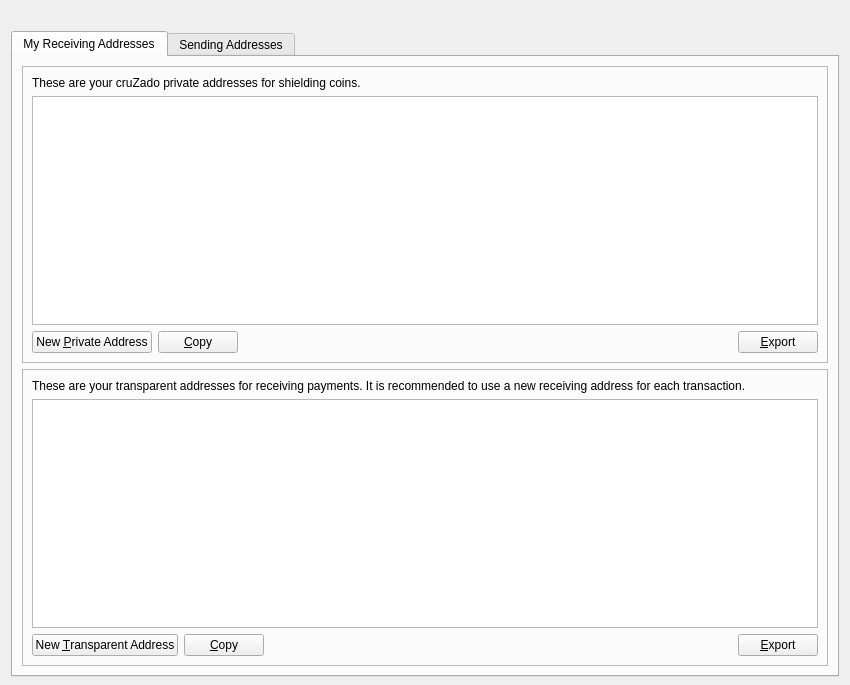
<?xml version="1.0" encoding="UTF-8"?>
<ui version="4.0">
 <class>AddressBookPage</class>
 <widget class="QDialog" name="AddressBookPage">
  <property name="geometry">
   <rect>
    <x>0</x>
    <y>0</y>
    <width>850</width>
    <height>685</height>
   </rect>
  </property>
  <property name="windowTitle">
   <string>Send Coins</string>
  </property>
  <layout class="QVBoxLayout" name="verticalLayout" stretch="0,0">
   <property name="bottomMargin">
    <number>8</number>
   </property>
   <item>
    <widget class="QLabel" name="labelLogo">
     <property name="text">
      <string/>
     </property>
     <property name="pixmap">
      <pixmap resource="../bitcoin.qrc">:/images/logo</pixmap>
     </property>
     <property name="margin">
      <number>10</number>
     </property>
    </widget>
   </item>
   <item>
    <widget class="QTabWidget" name="tabWidget">
     <property name="currentIndex">
      <number>0</number>
     </property>
     <widget class="QWidget" name="tabReceivingAddress">
      <attribute name="title">
       <string>My Receiving Addresses</string>
      </attribute>
      <layout class="QVBoxLayout" name="verticalLayout_5">
       <item>
        <widget class="QFrame" name="frameReceivingAddress">
         <property name="frameShape">
          <enum>QFrame::StyledPanel</enum>
         </property>
         <property name="frameShadow">
          <enum>QFrame::Raised</enum>
         </property>
         <layout class="QVBoxLayout" name="verticalLayout_2">
          <item>
           <widget class="QLabel" name="labelExplanation_1">
            <property name="text">
             <string>These are your cruZado private addresses for shielding coins.</string>
            </property>
            <property name="textFormat">
             <enum>Qt::PlainText</enum>
            </property>
            <property name="wordWrap">
             <bool>true</bool>
            </property>
           </widget>
          </item>
          <item>
           <widget class="QTableView" name="tableViewReceivingZ">
            <property name="contextMenuPolicy">
             <enum>Qt::CustomContextMenu</enum>
            </property>
            <property name="toolTip">
             <string/>
            </property>
            <property name="tabKeyNavigation">
             <bool>false</bool>
            </property>
            <property name="alternatingRowColors">
             <bool>true</bool>
            </property>
            <property name="selectionMode">
             <enum>QAbstractItemView::SingleSelection</enum>
            </property>
            <property name="selectionBehavior">
             <enum>QAbstractItemView::SelectRows</enum>
            </property>
            <property name="sortingEnabled">
             <bool>true</bool>
            </property>
            <attribute name="verticalHeaderVisible">
             <bool>false</bool>
            </attribute>
           </widget>
          </item>
          <item>
           <layout class="QHBoxLayout" name="horizontalLayout_1">
            <item>
             <widget class="QPushButton" name="newReceivingZAddress">
              <property name="toolTip">
               <string>Create a new address</string>
              </property>
              <property name="text">
               <string>New &amp;Private Address</string>
              </property>
              <property name="icon">
               <iconset resource="../bitcoin.qrc">
                <normaloff>:/images/add2</normaloff>:/images/add2</iconset>
              </property>
              <property name="autoDefault">
               <bool>false</bool>
              </property>
             </widget>
            </item>
            <item>
             <widget class="QPushButton" name="copyReceivingZAddress">
              <property name="toolTip">
               <string>Copy the currently selected address to the system clipboard</string>
              </property>
              <property name="text">
               <string>&amp;Copy</string>
              </property>
              <property name="icon">
               <iconset resource="../bitcoin.qrc">
                <normaloff>:/images/copy</normaloff>:/images/copy</iconset>
              </property>
              <property name="autoDefault">
               <bool>false</bool>
              </property>
             </widget>
            </item>
            <item>
             <spacer name="horizontalSpacer_1">
              <property name="orientation">
               <enum>Qt::Horizontal</enum>
              </property>
              <property name="sizeHint" stdset="0">
               <size>
                <width>40</width>
                <height>20</height>
               </size>
              </property>
             </spacer>
            </item>
            <item>
             <widget class="QPushButton" name="exportReceivingZAddress">
              <property name="toolTip">
               <string>Export the data in the current tab to a file</string>
              </property>
              <property name="text">
               <string>&amp;Export</string>
              </property>
              <property name="icon">
               <iconset resource="../bitcoin.qrc">
                <normaloff>:/images/export</normaloff>:/images/export</iconset>
              </property>
              <property name="autoDefault">
               <bool>false</bool>
              </property>
             </widget>
            </item>
           </layout>
          </item>
         </layout>
        </widget>
       </item>
       <item>
        <widget class="QFrame" name="frameReceivingZAddress">
         <property name="frameShape">
          <enum>QFrame::StyledPanel</enum>
         </property>
         <property name="frameShadow">
          <enum>QFrame::Raised</enum>
         </property>
         <layout class="QVBoxLayout" name="verticalLayout_3">
          <item>
           <widget class="QLabel" name="labelExplanation_2">
            <property name="text">
             <string>These are your transparent addresses for receiving payments. It is recommended to use a new receiving address for each transaction.</string>
            </property>
            <property name="textFormat">
             <enum>Qt::PlainText</enum>
            </property>
            <property name="wordWrap">
             <bool>true</bool>
            </property>
           </widget>
          </item>
          <item>
           <widget class="QTableView" name="tableViewReceivingT">
            <property name="contextMenuPolicy">
             <enum>Qt::CustomContextMenu</enum>
            </property>
            <property name="toolTip">
             <string>Right-click to edit address or label</string>
            </property>
            <property name="tabKeyNavigation">
             <bool>false</bool>
            </property>
            <property name="alternatingRowColors">
             <bool>true</bool>
            </property>
            <property name="selectionMode">
             <enum>QAbstractItemView::SingleSelection</enum>
            </property>
            <property name="selectionBehavior">
             <enum>QAbstractItemView::SelectRows</enum>
            </property>
            <property name="sortingEnabled">
             <bool>true</bool>
            </property>
            <attribute name="verticalHeaderVisible">
             <bool>false</bool>
            </attribute>
           </widget>
          </item>
          <item>
           <layout class="QHBoxLayout" name="horizontalLayout_2">
            <item>
             <widget class="QPushButton" name="newReceivingTAddress">
              <property name="toolTip">
               <string>Create a new address</string>
              </property>
              <property name="text">
               <string>New &amp;Transparent Address</string>
              </property>
              <property name="icon">
               <iconset resource="../bitcoin.qrc">
                <normaloff>:/images/add1</normaloff>:/images/add1</iconset>
              </property>
              <property name="autoDefault">
               <bool>false</bool>
              </property>
             </widget>
            </item>
            <item>
             <widget class="QPushButton" name="copyReceivingTAddress">
              <property name="toolTip">
               <string>Copy the currently selected address to the system clipboard</string>
              </property>
              <property name="text">
               <string>&amp;Copy</string>
              </property>
              <property name="icon">
               <iconset resource="../bitcoin.qrc">
                <normaloff>:/images/copy</normaloff>:/images/copy</iconset>
              </property>
              <property name="autoDefault">
               <bool>false</bool>
              </property>
             </widget>
            </item>
            <item>
             <spacer name="horizontalSpacer_2">
              <property name="orientation">
               <enum>Qt::Horizontal</enum>
              </property>
              <property name="sizeHint" stdset="0">
               <size>
                <width>40</width>
                <height>20</height>
               </size>
              </property>
             </spacer>
            </item>
            <item>
             <widget class="QPushButton" name="exportReceivingTAddress">
              <property name="toolTip">
               <string>Export the data in the current tab to a file</string>
              </property>
              <property name="text">
               <string>&amp;Export</string>
              </property>
              <property name="icon">
               <iconset resource="../bitcoin.qrc">
                <normaloff>:/images/export</normaloff>:/images/export</iconset>
              </property>
              <property name="autoDefault">
               <bool>false</bool>
              </property>
             </widget>
            </item>
           </layout>
          </item>
         </layout>
        </widget>
       </item>
      </layout>
     </widget>
     <widget class="QWidget" name="tabSendingAddress">
      <attribute name="title">
       <string>Sending Addresses</string>
      </attribute>
      <layout class="QVBoxLayout" name="verticalLayout_6">
       <item>
        <widget class="QFrame" name="frameSendingAddress">
         <property name="frameShape">
          <enum>QFrame::StyledPanel</enum>
         </property>
         <property name="frameShadow">
          <enum>QFrame::Raised</enum>
         </property>
         <layout class="QVBoxLayout" name="verticalLayout_4">
          <item>
           <widget class="QLabel" name="labelExplanation_3">
            <property name="text">
             <string>These are your cruZado addresses for sending payments. Always check the amount and the receiving address before sending coins.</string>
            </property>
            <property name="textFormat">
             <enum>Qt::PlainText</enum>
            </property>
            <property name="wordWrap">
             <bool>true</bool>
            </property>
           </widget>
          </item>
          <item>
           <widget class="QTableView" name="tableViewSendingT">
            <property name="contextMenuPolicy">
             <enum>Qt::CustomContextMenu</enum>
            </property>
            <property name="toolTip">
             <string>Right-click to edit address or label</string>
            </property>
            <property name="tabKeyNavigation">
             <bool>false</bool>
            </property>
            <property name="alternatingRowColors">
             <bool>true</bool>
            </property>
            <property name="selectionMode">
             <enum>QAbstractItemView::SingleSelection</enum>
            </property>
            <property name="selectionBehavior">
             <enum>QAbstractItemView::SelectRows</enum>
            </property>
            <property name="sortingEnabled">
             <bool>true</bool>
            </property>
            <attribute name="verticalHeaderVisible">
             <bool>false</bool>
            </attribute>
           </widget>
          </item>
          <item>
           <layout class="QHBoxLayout" name="horizontalLayout_3">
            <item>
             <widget class="QPushButton" name="newSendingTAddress">
              <property name="toolTip">
               <string>Create a new address</string>
              </property>
              <property name="text">
               <string>New &amp;Transparent Address</string>
              </property>
              <property name="icon">
               <iconset resource="../bitcoin.qrc">
                <normaloff>:/images/add1</normaloff>:/images/add1</iconset>
              </property>
              <property name="autoDefault">
               <bool>false</bool>
              </property>
             </widget>
            </item>
            <item>
             <widget class="QPushButton" name="copySendingTAddress">
              <property name="toolTip">
               <string>Copy the currently selected address to the system clipboard</string>
              </property>
              <property name="text">
               <string>&amp;Copy</string>
              </property>
              <property name="icon">
               <iconset resource="../bitcoin.qrc">
                <normaloff>:/images/copy</normaloff>:/images/copy</iconset>
              </property>
              <property name="autoDefault">
               <bool>false</bool>
              </property>
             </widget>
            </item>
            <item>
             <widget class="QPushButton" name="deleteSendingTAddress">
              <property name="toolTip">
               <string>Delete the currently selected address from the list</string>
              </property>
              <property name="text">
               <string>&amp;Delete</string>
              </property>
              <property name="icon">
               <iconset resource="../bitcoin.qrc">
                <normaloff>:/images/remove1</normaloff>:/images/remove1</iconset>
              </property>
              <property name="autoDefault">
               <bool>false</bool>
              </property>
             </widget>
            </item>
            <item>
             <spacer name="horizontalSpacer_3">
              <property name="orientation">
               <enum>Qt::Horizontal</enum>
              </property>
              <property name="sizeHint" stdset="0">
               <size>
                <width>40</width>
                <height>20</height>
               </size>
              </property>
             </spacer>
            </item>
            <item>
             <widget class="QPushButton" name="exportSendingTAddress">
              <property name="toolTip">
               <string>Export the data in the current tab to a file</string>
              </property>
              <property name="text">
               <string>&amp;Export</string>
              </property>
              <property name="icon">
               <iconset resource="../bitcoin.qrc">
                <normaloff>:/images/export</normaloff>:/images/export</iconset>
              </property>
              <property name="autoDefault">
               <bool>false</bool>
              </property>
             </widget>
            </item>
           </layout>
          </item>
         </layout>
        </widget>
       </item>
      </layout>
     </widget>
    </widget>
   </item>
  </layout>
 </widget>
 <resources>
  <include location="../bitcoin.qrc"/>
 </resources>
 <connections/>
</ui>
